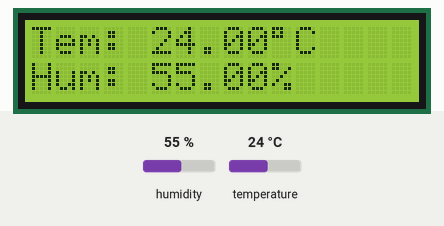
Recording of a sketch running on a simulated Arduino Uno, built with avr-gcc and run on an emulated ATmega328P. On the bench: 16×2 character LCD. Inputs (shaded band) come from the test bench; at power-on: humidity 55 %, temperature 24 °C.

Above: at 1.2 s.
1.3 s: humidity set to 22 %
At 2.7 s:
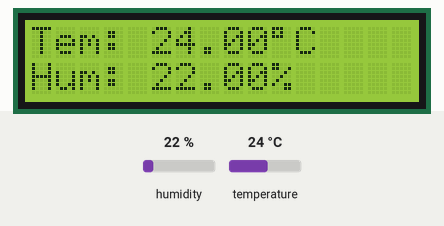
3.6 s: temperature set to 12 °C
At 5.4 s:
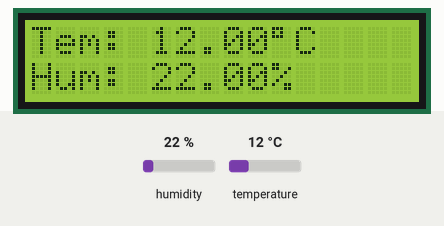
5.7 s: humidity set to 40 %
At 6.8 s:
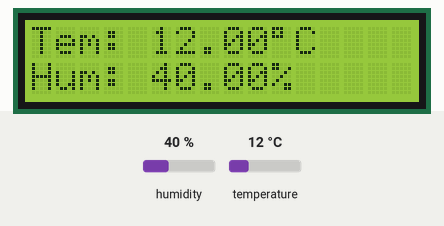
7.7 s: temperature set to 19 °C
At 9.4 s:
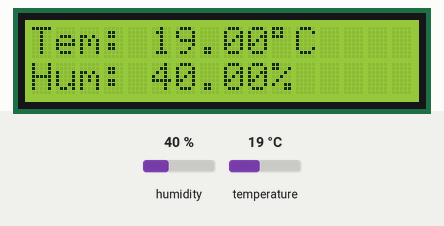
Timing chart, 0 to 10.8 s (numbered marks = the images above; inputs shaded):
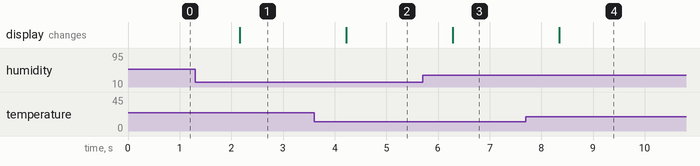

The sketch:

weatherduino.ino
```cpp
#include <dht.h>
#include <LiquidCrystal.h>

LiquidCrystal lcd(7, 8, 9, 10, 11, 12);
dht DHT;

void setup(){
  lcd.begin(16, 2);
  lcd.print("Sensor error");
}

void loop()
{
  int val = DHT.read11(2);
  if (val == 0 || val == -1)
  {
    lcd.clear();
    lcd.home();
    lcd.print("Tem: ");
    lcd.print(DHT.temperature);
    lcd.print(char(223));
    lcd.print("C");
    lcd.setCursor(0, 1);
    lcd.print("Hum: ");
    lcd.print(DHT.humidity);
    lcd.print("%");
  }
  delay(1000);
}
```

Measured:
- after the input at 1.3 s, the display: changes after 0.86 s (image 1)
- after the input at 3.6 s, the display: changes after 0.62 s (image 2)
- after the input at 5.7 s, the display: changes after 0.58 s (image 3)
- after the input at 7.7 s, the display: changes after 0.65 s (image 4)
